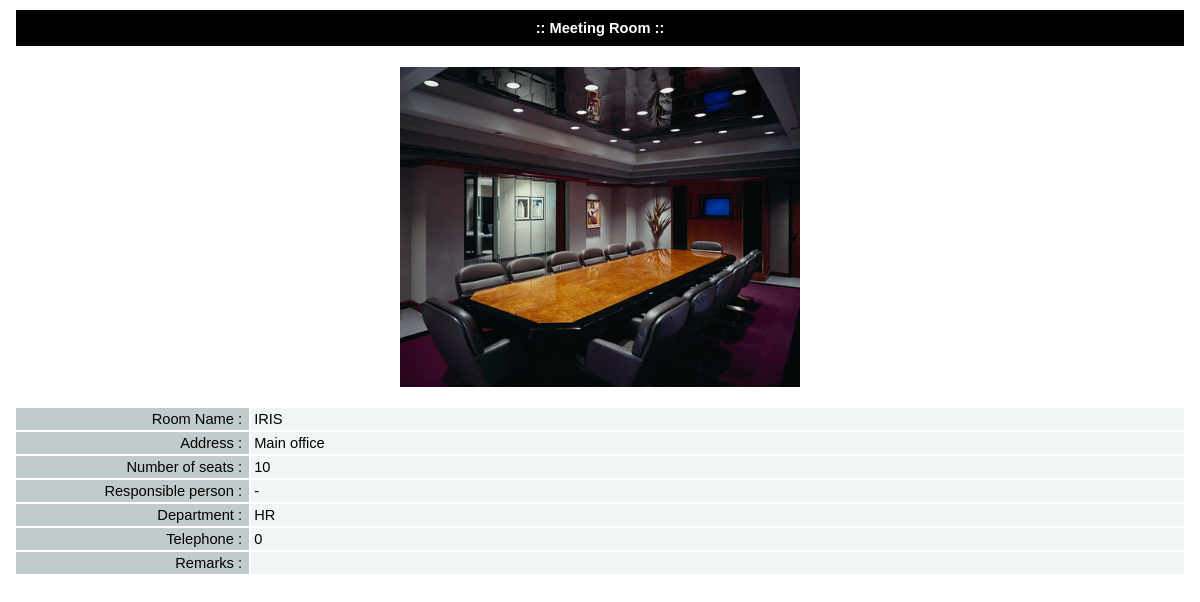
Page /admin/manage_room/show_tuple.php?id=18 (signed in) on the committed database.
### tables this page shows
CREATE TABLE `room_tb` (
  `id` int(5) NOT NULL,
  `room_name` varchar(200) NOT NULL,
  `room_pic` varchar(100) NOT NULL,
  `room_address` varchar(500) NOT NULL,
  `total_seat` varchar(10) NOT NULL,
  `response_name` varchar(200) NOT NULL,
  `department` varchar(200) NOT NULL,
  `tel` varchar(200) NOT NULL,
  `remarks` varchar(500) NOT NULL
);

### admin/manage_room/show_tuple.php (the view, shortened to what this page needs)
<?php
$id = $_GET['id'];
$query = "select * from room_tb where id='$id'";
$result= mysql_query($query);
$row = mysql_fetch_array($result);
?>
<!DOCTYPE html PUBLIC "-//W3C//DTD XHTML 1.0 Transitional//EN" "http://www.w3.org/TR/xhtml1/DTD/xhtml1-transitional.dtd">
<html xmlns="http://www.w3.org/1999/xhtml">
<head>
</head>
<body>
<center>
<table width="99%" border="0" align="center" cellpadding="3" cellspacing="2">
  <tr>
    <td bgcolor="#000000" colspan="2" height="30" align="center"><font color="#FFFFFF"><b>:: Meeting Room ::</b></font></td>
  </tr>
  <tr>
    <td colspan="2"><br><div align="center"><a href="../../room_picture/<?php echo $row['room_pic']; ?>" target="_blank"><img src="../../room_picture/<?php echo $row['room_pic']; ?>" width="400" border="0"></a></div><br></td>
  </tr>
  <tr>
    <td bgcolor="#C1CBCB" width="20%"><div align="right">Room Name :&nbsp;</div></td>
    <td bgcolor="#F2F5F5"><div align="left"><?php echo $row['room_name']; ?></div></td>
  </tr>
  <tr>
    <td bgcolor="#C1CBCB"><div align="right">Address :&nbsp;</div></td>
    <td bgcolor="#F2F5F5"><div align="left"><?php echo nl2br($row['room_address']); ?></div></td>
  </tr>
  <tr>
    <td bgcolor="#C1CBCB"><div align="right">Number of seats :&nbsp;</div></td>
    <td bgcolor="#F2F5F5"><div align="left"><?php echo $row['total_seat']; ?></div></td>
  </tr>
  <tr>
    <td bgcolor="#C1CBCB"><div align="right">Responsible person :&nbsp;</div></td>
    <td bgcolor="#F2F5F5"><div align="left"><?php echo $row['response_name']; ?></div></td>
  </tr>
  <tr>
    <td bgcolor="#C1CBCB"><div align="right">Department :&nbsp;</div></td>
    <td bgcolor="#F2F5F5"><div align="left"><?php echo $row['department']; ?></div></td>
  </tr>
  <tr>
    <td bgcolor="#C1CBCB"><div align="right">Telephone :&nbsp;</div></td>
    <td bgcolor="#F2F5F5"><div align="left"><?php echo $row['tel']; ?></div></td>
  </tr>
  <tr>
    <td bgcolor="#C1CBCB"><div align="right">Remarks :&nbsp;</div></td>
    <td bgcolor="#F2F5F5"><div align="left"><?php echo nl2br($row['remarks']); ?></div></td>
  </tr>
</table>
</center>
</body>
</html>

### admin/manage_room/show_tuple.php (style rules this page uses)
A:link { color: #0000cc; text-decoration:none }
b { font-family: Arial, Helvetica, sans-serif; font-size: 11pt; }
font, td { font-family: Arial, Helvetica, sans-serif; font-size: 11pt; }
BODY { font-size: 9pt; font-family: Arial, Helvetica, sans-serif; }

### rows in the picture
room_tb: room_pic (picture), room_name "IRIS", room_address "Main office", total_seat "10", response_name "-", department "HR", tel "0"
